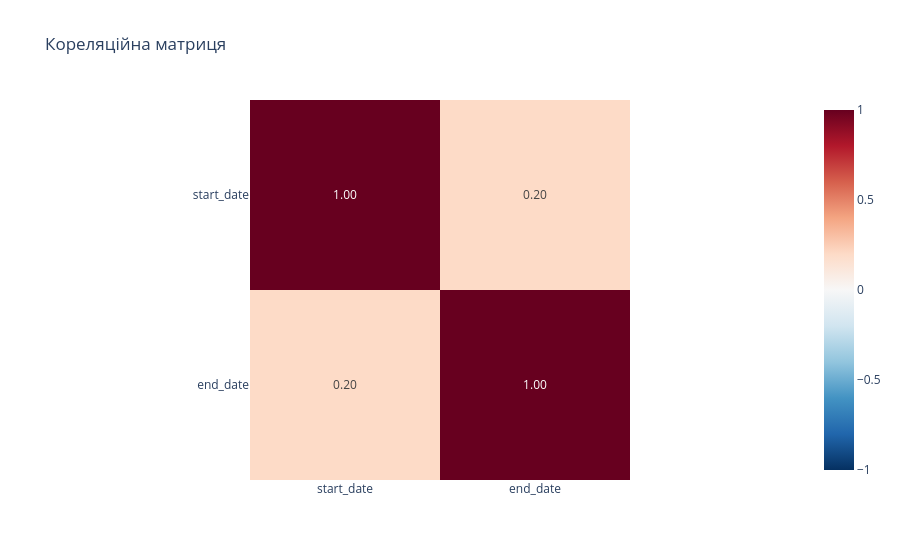

The notebook cell this image was saved under:
### Markdown cell above
Орієнтовне тлумачення:

близько до 1 — сильний прямий зв’язок;
близько до −1 — сильний обернений зв’язок;
близько до 0 — лінійний зв’язок майже відсутній.



Проведено кореляційний аналіз числових змінних start_date та end_date. Отриманий коефіцієнт кореляції характеризує напрям і силу лінійного зв’язку між датами початку та завершення операцій. Водночас кореляція не доводить причинно-наслідкового зв’язку.

### Code cell
# Візуалізація кореляційної матриці по іншому
import plotly.express as px

# Вибір числових стовпців
numeric_df = df.select_dtypes(include='number')

# Розрахунок кореляцій
correlation_matrix = numeric_df.corr()

# Виведення таблиці
display(correlation_matrix)

# Візуалізація
fig = px.imshow(
    correlation_matrix,
    text_auto='.2f',
    color_continuous_scale='RdBu_r',
    zmin=-1,
    zmax=1,
    title='Кореляційна матриця'
)

fig.show()

### Figure 1 — Plotly figure (JSON) as saved in the notebook; plotly's stock layout.template omitted (floating-point values rounded to 4 significant figures)
{"data": [{"coloraxis": "coloraxis", "hovertemplate": "x: %{x}<br>y: %{y}<br>color: %{z}<extra></extra>", "name": "0", "texttemplate": "%{z:.2f}", "type": "heatmap", "x": ["start_date", "end_date"], "xaxis": "x", "y": ["start_date", "end_date"], "yaxis": "y", "z": [[1.0, 0.1987], [0.1987, 1.0]]}], "layout": {"coloraxis": {"autocolorscale": false, "cmax": 1, "cmin": -1, "colorscale": [[0, "rgb(5,48,97)"], [0.1, "rgb(33,102,172)"], [0.2, "rgb(67,147,195)"], [0.3, "rgb(146,197,222)"], [0.4, "rgb(209,229,240)"], [0.5, "rgb(247,247,247)"], [0.6, "rgb(253,219,199)"], [0.7, "rgb(244,165,130)"], [0.8, "rgb(214,96,77)"], [0.9, "rgb(178,24,43)"], [1, "rgb(103,0,31)"]]}, "title": {"text": "Кореляційна матриця"}, "xaxis": {"anchor": "y", "constrain": "domain", "domain": [0, 1], "scaleanchor": "y"}, "yaxis": {"anchor": "x", "autorange": "reversed", "constrain": "domain", "domain": [0, 1]}}}
